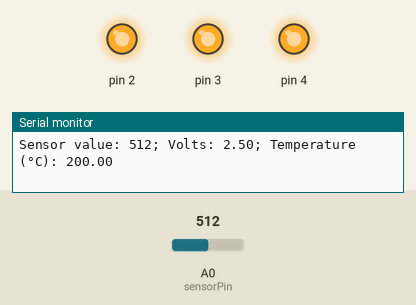
Simulated run of this sketch. Board: Arduino Uno, built with avr-gcc and run on an emulated ATmega328P. Shown: output pins drawn as LEDs (lit = HIGH), the last lines printed to the serial monitor. The inputs (shaded band) are chosen by the test bench; at power-on: A0 (sensorPin) = 512.

Above: at 1.3 s.
1.4 s: A0 (sensorPin) set to 177
2.9 s: A0 (sensorPin) set to 163
At 3.5 s:
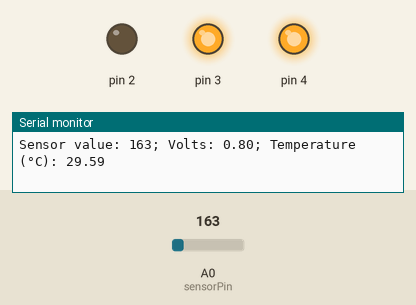
4.5 s: A0 (sensorPin) set to 122
At 4.8 s:
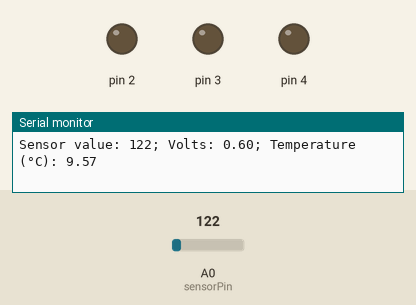
6.0 s: A0 (sensorPin) set to 306
At 7.3 s:
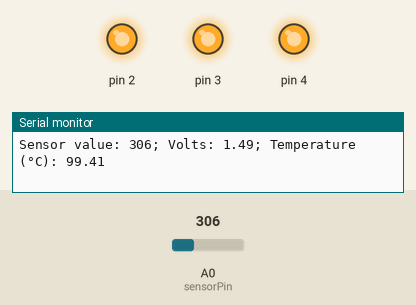
Timing chart, 0 to 8.5 s (numbered marks = the images above; inputs shaded):
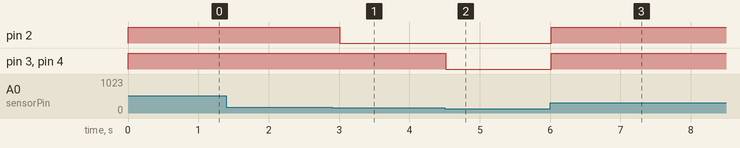

Measured:
- the behaviour switches between 164 and 163 on A0 (sensorPin) (found by bisection; images 0 and 1)
- after the input at 2.9 s, pin 2: HIGH → LOW after 0.11 s
- after the input at 4.5 s, pin 3, pin 4: HIGH → LOW at once
- after the input at 6.0 s, pin 2–4: LOW → HIGH at once

The sketch:

love_meter.ino
```cpp
const int sensorPin = A0;
const float baselineTemp = 26.0;


void setup() {
  Serial.begin(9600);
  for (int pinNumber = 2; pinNumber < 5; pinNumber++){
    pinMode(pinNumber, OUTPUT);
    digitalWrite(pinNumber, LOW);
  }

}

void loop() {
  // put your main code here, to run repeatedly:
  int sensorVal = analogRead(sensorPin);
  Serial.print("Sensor value: ");
  Serial.print(sensorVal);
  float voltage = (sensorVal/1024.0)*5.0;
  Serial.print("; Volts: ");
  Serial.print(voltage);
  float temperature = (voltage-0.5)*100;
  Serial.print("; Temperature (°C): ");
  Serial.println(temperature);

  if (temperature < baselineTemp+2){
    digitalWrite(4, LOW);
    digitalWrite(3, LOW);
    digitalWrite(2, LOW);
  }
  else if (temperature < baselineTemp+3){
    digitalWrite(4, HIGH);
    digitalWrite(3, LOW);
    digitalWrite(2, LOW);
  }
  else if (temperature < baselineTemp+4){
    digitalWrite(4, HIGH);
    digitalWrite(3, HIGH);
    digitalWrite(2, LOW);
  }
  else{
    digitalWrite(4, HIGH);
    digitalWrite(3, HIGH);
    digitalWrite(2, HIGH);
  }
  delay(500);
}
```
